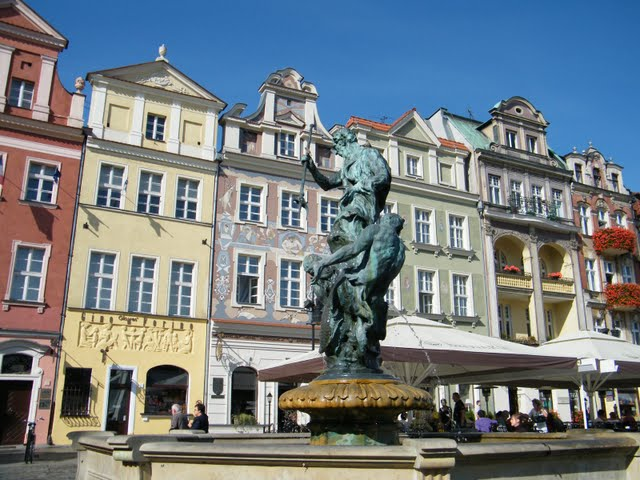
#> input picture postcards/rynek.png, 640 x 480 px
$ python example04.py
#> lines starting #> are read from the running program, lines starting #| are printed output that depends on the picture

from PIL import Image

market = Image.open('rynek.png')
#> market is the input picture: PIL image 640x480 RGB; mean R, G, B 116.2, 125.2, 130.4
cathedral = Image.open('katedra.png')
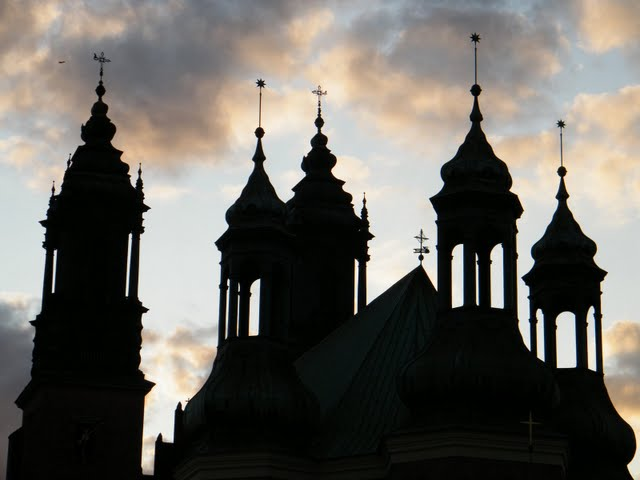
#> input picture postcards/katedra.png, 640 x 480 px
#> cathedral is the input picture: PIL image 640x480 RGB; mean R, G, B 104.3, 101.5, 95.8

small = market.resize((320, 240))
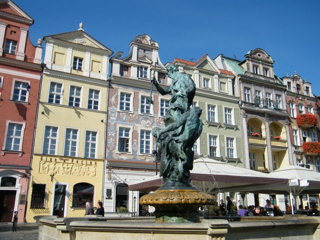
#> small: PIL image 320x240 RGB; mean R, G, B 116.3, 125.2, 130.4

cathedral.paste(small, (0, 0))
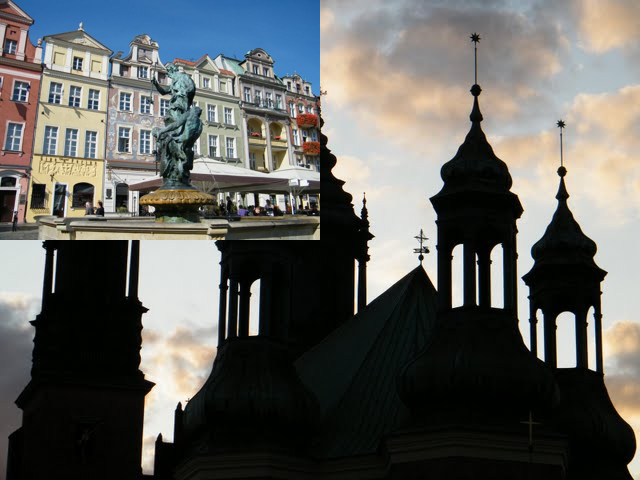
#> cathedral: PIL image 640x480 RGB; mean R, G, B 97.2, 98.3, 95.6

cathedral.save('insert.png')
